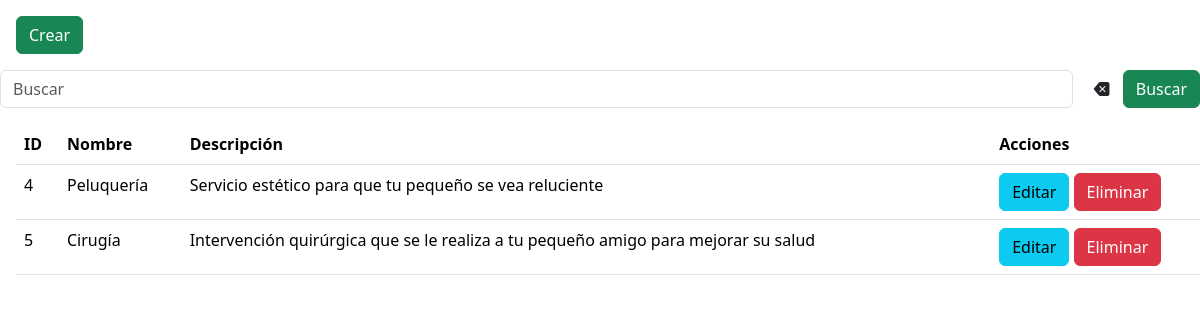
The app's page /servicios/ with its own data.
### tienda/models.py (models this page shows, shortened)
class Servicio(models.Model):
    nombre = models.CharField(max_length=254)
    descripcion = models.TextField(null=True, blank=True)

### tienda/views.py (the view)
# urls.py: path("servicios/", views.servicios, name="servicios"),
def servicios(request):
    query = Servicio.objects.all()
    contexto = {"data": query}
    return render(request, "tienda/servicios/servicios.html", contexto)

### tienda/templates/tienda/servicios/servicios.html (shortened to what this page needs)
{% extends 'tienda/base.html' %}
{% load static %}
{% block contenedor %}
{% if data %}
<a class="btn btn-success m-3" href="{% url 'tienda:servicios_formulario' %}" >Crear</a>
<form class="d-flex" role="search" method="post" action="{% url 'tienda:servicios_buscar' %}">
    <input class="form-control me-2" type="search" placeholder="Buscar" aria-label="Search" name="buscar"
           value="{{ buscado }}">
    <a class="btn" href="" type="button"><i class="bi bi-backspace-fill"></i></a>
    <button class="btn btn-success" type="submit">Buscar</button>
</form>
<table class="table table-hover m-3">
    <tr>
        <th>ID</th>
        <th>Nombre</th>
        <th>Descripción</th>
        <th>Acciones</th>
    </tr>
    {% for e in data %}
    <tr>
        <td>{{ e.id }}</td>
        <td>{{ e.nombre }}</td>
        <td>{{ e.descripcion }}</td>
        <td>
            <a href="{% url 'tienda:servicios_editar' e.id %}" class="btn btn-info">Editar</a>
            <a href="javascript:confirmar_eliminar('{{ e.id }}', '{% url 'tienda:servicios_eliminar' e.id %}');" class="btn btn-danger">Eliminar</a>
        </td>
    </tr>
    {% endfor %}
</table>
</body>
</html>
{% endif %}
{% endblock %}

### tienda/static/tienda/css/styles2.css (style rules this page uses)
* { margin: 0; padding: 0; box-sizing: border-box; text-decoration: none; }

### tienda/templates/tienda/base.html (style rules this page uses)
body { overflow-x: hidden; }

### records on screen
Servicio: id "4", nombre "Peluquería", descripcion "Servicio estético para que tu pequeño se vea reluciente"
Servicio: id "5", nombre "Cirugía", descripcion "Intervención quirúrgica que se le realiza a tu pequeño amigo para mejorar su salud"
